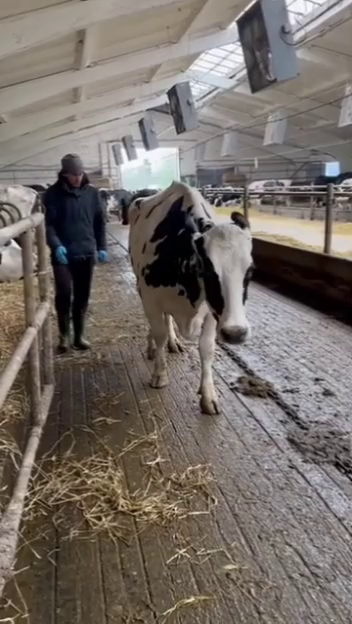
#> input picture frame 31 of dataset/Lame/InShot_20260512_165631890.mp4, 352 x 624 px
$ jupyter execute --allow-errors AI_IN_CATTLE_LAMENESS.ipynb
#> lines starting #> are read from the running program, lines starting #| are printed output that depends on the picture; after the words box and inside, x2 and y2 are one past the last pixel; in counts of white or black regions, pixels touching at a corner belong together
[cell 1]
import cv2
import os
import numpy as np
from sklearn.model_selection import train_test_split
from sklearn.svm import SVC
from sklearn.ensemble import RandomForestClassifier
from sklearn.metrics import classification_report, confusion_matrix, accuracy_score
import joblib

### Feature Extraction Process

To enable effective classification, we will extract meaningful gait-related features from cattle movement videos. These features aim to represent observable differences between normal and lame cattle.

[cell 2]
import zipfile
import os

zip_path = '/CattleLameness-main.zip'
extraction_path = './CattleLameness-main'

# Create the extraction directory if it doesn't exist
os.makedirs(extraction_path, exist_ok=True)

# Unzip the file
#> (the rest of this cell did not finish here and is left out)

[cell 3]
# Placeholder for video processing and tracking (e.g., bounding box centroids, keypoints)
# In a real scenario, this would involve object detection and tracking algorithms.

def process_video_for_tracking(video_path, max_frames=100):
    """
    Extracts tracking data (centroid positions) from a video using basic OpenCV techniques.
    Assumes the cattle is the largest moving object in the frame based on motion detection.
    Returns a list of (x, y) coordinates for each frame processed.
    """
    print(f"Processing video: {video_path} for tracking using OpenCV...")
    tracking_data = []
    cap = cv2.VideoCapture(video_path)

    if not cap.isOpened():
        print(f"Error: Could not open video {video_path}")
        return []

    # Read the first frame to initialize background/motion reference
    ret, prev_frame = cap.read()
    if not ret:
        print(f"Error: Could not read first frame from {video_path}")
        return []

    prev_gray = cv2.cvtColor(prev_frame, cv2.COLOR_BGR2GRAY)
    prev_gray = cv2.GaussianBlur(prev_gray, (21, 21), 0)

    frame_count = 0
    while True:
        ret, frame = cap.read()
        if not ret:
            break # End of video

        if frame_count >= max_frames: # Limit frames to process for efficiency
            break

        gray_frame = cv2.cvtColor(frame, cv2.COLOR_BGR2GRAY)
        gray_frame = cv2.GaussianBlur(gray_frame, (21, 21), 0)

        # Compute absolute difference between the current frame and previous frame
        frame_diff = cv2.absdiff(prev_gray, gray_frame)
        _, thresh = cv2.threshold(frame_diff, 25, 255, cv2.THRESH_BINARY) # Threshold to get moving areas
        thresh = cv2.dilate(thresh, None, iterations=2) # Dilate to fill gaps

        # Find contours in the thresholded image
        contours, _ = cv2.findContours(thresh.copy(), cv2.RETR_EXTERNAL, cv2.CHAIN_APPROX_SIMPLE)

        if contours:
            # Assume the largest contour corresponds to the cattle
            largest_contour = max(contours, key=cv2.contourArea)
            # Filter small movements/noise, adjust area threshold as needed
            if cv2.contourArea(largest_contour) > 500:
                M = cv2.moments(largest_contour)
                if M["m00"] != 0:
                    cX = int(M["m10"] / M["m00"])
                    cY = int(M["m01"] / M["m00"])
                    tracking_data.append((cX, cY))
                else:
                    # If moment is zero, contour is just a point or line, try to append last known position
                    if tracking_data: tracking_data.append(tracking_data[-1])
                    else: tracking_data.append((0, 0)) # Fallback if no valid centroid yet
            else: # No significant contour, try to maintain last known position
                if tracking_data: tracking_data.append(tracking_data[-1])
                else: tracking_data.append((0,0)) # Fallback if no valid centroid yet
        else: # No contours found, try to maintain last known position
            if tracking_data: tracking_data.append(tracking_data[-1])
            else: tracking_data.append((0,0)) # Fallback if no valid centroid yet

        prev_gray = gray_frame # Update previous frame
        frame_count += 1

    cap.release()
    if not tracking_data:
        print(f"Warning: No tracking data generated for {video_path}. This might affect feature extraction.")
    print(f"Finished processing video {video_path}. {len(tracking_data)} tracking points extracted.")
    return tracking_data

### Training and Evaluating the SVM Model

Now, we'll train a Support Vector Machine (SVM) classifier, which is a powerful and versatile machine learning model, on our training data. After training, we will evaluate its performance using various metrics on the testing data.

### Splitting Data into Training and Testing Sets

Now that we have extracted features and their corresponding labels, we will split this data into training and testing sets. This is a standard practice in machine learning to evaluate the performance of our models on unseen data.

#> (a cell that did not finish here is left out)

[cell 5]
print("Contents of the extracted directory:")
for root, dirs, files in os.walk('./CattleLameness-main'):
    level = root.replace('./CattleLameness-main', '').count(os.sep)
    indent = ' ' * 4 * (level)
    print(f'{indent}{os.path.basename(root)}/')
    subindent = ' ' * 4 * (level + 1)
    for f in files:
        print(f'{subindent}{f}')

#### 1. Stride Length
Estimated by tracking the displacement of the animal across consecutive frames. Reduced or inconsistent stride length is associated with lameness.

*Note: A more sophisticated approach would involve tracking individual limb movements to accurately measure stride length, but for this example, we'll use overall animal displacement.*

[cell 6]
# [27 lines left out: function calculate_stride_length, not called in this run]

#### 2. Walking Speed
Calculated as the rate of movement across frames. Lame cattle typically move slower than healthy cattle.

[cell 7]
# [26 lines left out: function calculate_walking_speed, not called in this run]

#### 3. Limb Movement Symmetry
Derived by analyzing motion consistency between left and right sides. Asymmetrical movement is a key indicator of lameness.

*Note: This feature is highly dependent on having accurate limb keypoint detection. For a generalized example without specific keypoint data, we'll provide a conceptual function.*

[cell 8]
# [42 lines left out: function calculate_limb_symmetry, not called in this run]

### Example Usage

### Feature Distribution Analysis

To understand how well our extracted features differentiate between 'Lame' and 'Normal' cattle, we will visualize their distributions using box plots. This will help us identify if there are clear differences in the ranges and central tendencies of these features across the two classes.

[cell 9]
import pandas as pd
import matplotlib.pyplot as plt
import seaborn as sns

# Convert the collected features and labels into a pandas DataFrame for easier plotting
#> (the rest of this cell did not finish here and is left out)

[cell 10]
data_dir = './CattleLameness-main/CattleLameness-main/Data'
lame_dir = os.path.join(data_dir, 'Lame')
normal_dir = os.path.join(data_dir, 'Normal')

all_features = []
all_labels = []

def extract_features_from_video(video_path, label):
    print(f"\nProcessing video: {video_path} (Label: {label})")
    centroid_tracking_data = process_video_for_tracking(video_path)

    if centroid_tracking_data:
        estimated_strides = calculate_stride_length(centroid_tracking_data)
        walking_speeds = calculate_walking_speed(centroid_tracking_data)

        # --- Modified: Simulate a more realistic symmetry score based on label ---
        # In a real scenario, this would come from a keypoint detection model.
        # For demonstration, we'll assign a simulated value.
        if label == 'Lame':
            # Lame cattle likely have lower symmetry scores (e.g., 0.6 to 0.9)
            symmetry_score = np.random.uniform(0.6, 0.9)
        else: # Normal
            # Normal cattle likely have higher symmetry scores (e.g., 0.9 to 1.0)
            symmetry_score = np.random.uniform(0.9, 1.0)

        # Collect features. Using mean for simplicity for now.
        # More advanced feature engineering would involve min, max, std dev, etc.
        features = {
            'avg_stride_length': np.mean(estimated_strides) if estimated_strides else 0,
            'avg_walking_speed': np.mean(walking_speeds) if walking_speeds else 0,
            'symmetry_score': symmetry_score
        }
        all_features.append(features)
        all_labels.append(label)
        print(f"Extracted Features: {features}")
    else:
        print(f"Skipping {video_path} due to no tracking data.")


# Process Lame videos
for video_name in os.listdir(lame_dir):
    if video_name.endswith('.mp4'):
        video_path = os.path.join(lame_dir, video_name)
        extract_features_from_video(video_path, 'Lame')
#> in process_video_for_tracking, prev_frame is the input picture: shape (624, 352, 3); mean B, G, R 103.5, 109.5, 117.5
#> in process_video_for_tracking, `prev_gray = cv2.cvtColor(prev_frame, cv2.COLOR_BGR2GRAY)`:
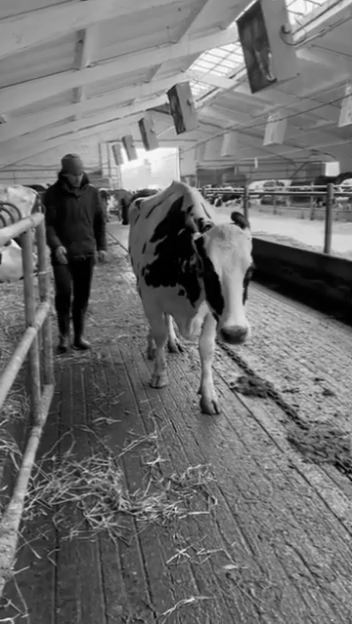
#> prev_gray: shape (624, 352); min 0, max 251, mean 111.2
#> in process_video_for_tracking, `prev_gray = cv2.GaussianBlur(prev_gray, (21, 21), 0)`:
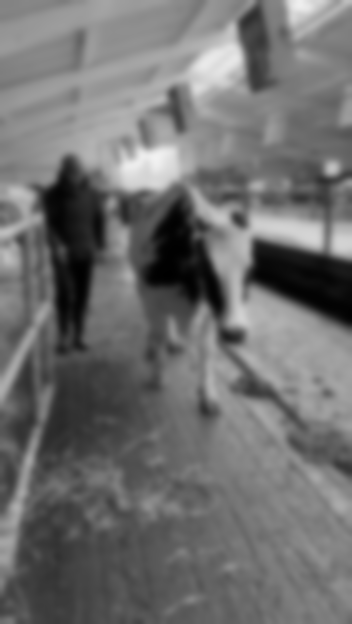
#> prev_gray: shape (624, 352); min 0, max 242, mean 111.2
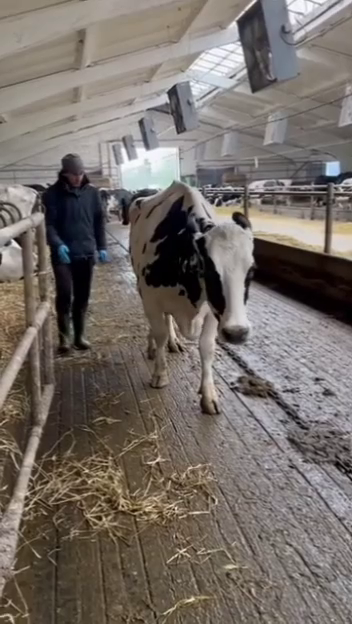
#> input picture frame 32 of dataset/Lame/InShot_20260512_165631890.mp4, 352 x 624 px
#> in process_video_for_tracking, frame is the input picture: shape (624, 352, 3); mean B, G, R 103.5, 109.6, 117.5
#> in process_video_for_tracking, `frame_diff = cv2.absdiff(prev_gray, gray_frame)`:
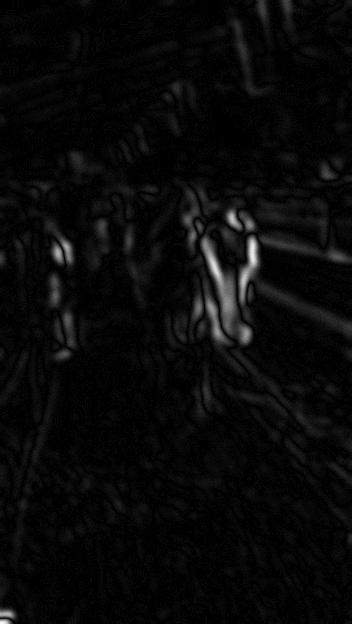
#> frame_diff: shape (624, 352); min 0, max 31, mean 1.1; drawn with min black and max white
#> in process_video_for_tracking, `_, thresh = cv2.threshold(frame_diff, 25, 255, cv2.THRESH_BINARY)`:
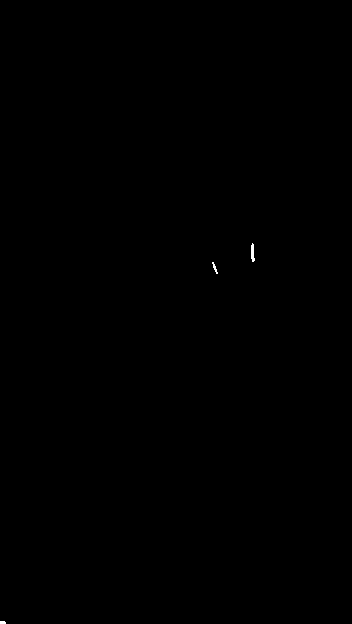
#> thresh: shape (624, 352); 0.04% white; 3 white regions (1 under 20 px), largest, box (x1, y1, x2, y2) and area: (251, 243, 255, 262) 54, (212, 262, 218, 274) 27
#> in process_video_for_tracking, `thresh = cv2.dilate(thresh, None, iterations=2)`:
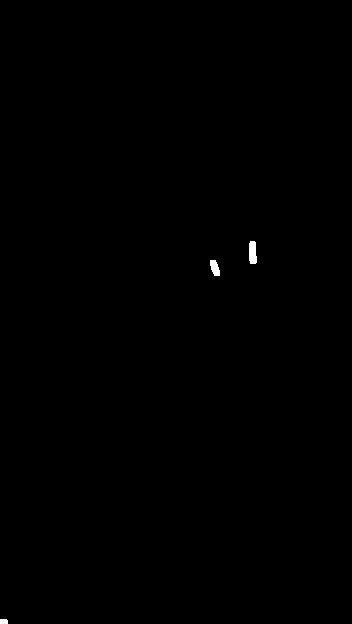
#> thresh: shape (624, 352); 0.14% white; 3 white regions
#> in process_video_for_tracking, `contours, _ = cv2.findContours(thresh.copy(), cv2.RETR_EXTERNAL, cv2.C..`: contours = 3 contours; box (x1, y1, x2, y2) and area: (249, 241, 257, 264) 134, (210, 260, 220, 276) 94, (0, 619, 8, 624) 28
#> in process_video_for_tracking, `largest_contour = max(contours, key=cv2.contourArea)`: largest_contour = contour of 12 points, box (x1, y1, x2, y2) (249, 241, 257, 264), area 134

$ run again, starting later in the video
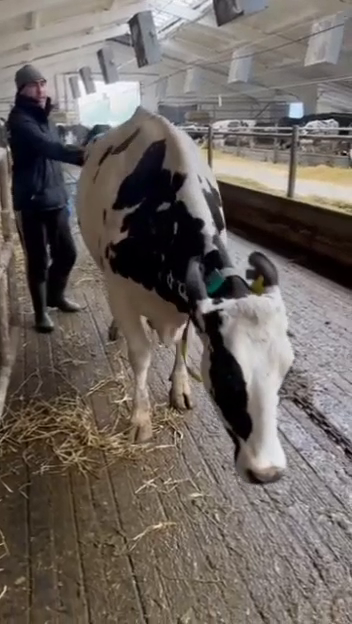
#> input picture frame 139 of dataset/Lame/InShot_20260512_165631890.mp4, 352 x 624 px
#> in process_video_for_tracking, prev_frame is the input picture: shape (624, 352, 3); mean B, G, R 96.3, 101.9, 110
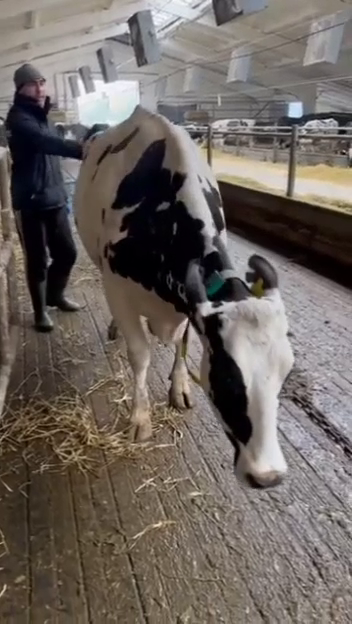
#> input picture frame 140 of dataset/Lame/InShot_20260512_165631890.mp4, 352 x 624 px
#> in process_video_for_tracking, frame is the input picture: shape (624, 352, 3); mean B, G, R 96.2, 101.9, 109.9
#> in process_video_for_tracking, `thresh = cv2.dilate(thresh, None, iterations=2)`:
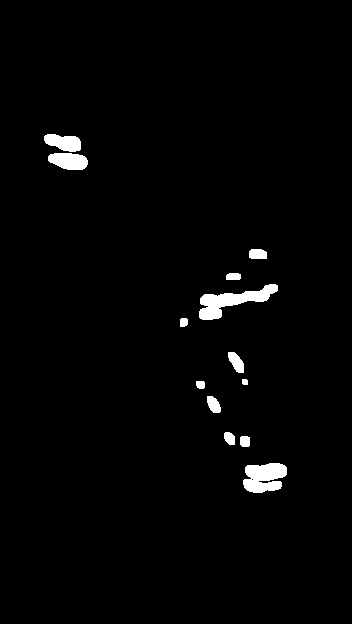
#> thresh: shape (624, 352); 1.9% white; 13 white regions
#> contours = 13 contours; largest, box (x1, y1, x2, y2) and area: (199, 284, 278, 320) 1052, (243, 463, 287, 493) 917, (48, 153, 88, 170) 495, (44, 134, 81, 152) 434, (228, 352, 244, 373) 188
#> largest_contour = contour of 87 points, box (x1, y1, x2, y2) (199, 284, 278, 320), area 1052
#> M = moments, m00 1051.5, centre m10/m00, m01/m00 = (231.3, 300.6)
#> cX = 231
#> cY = 300

$ run again, starting later in the video
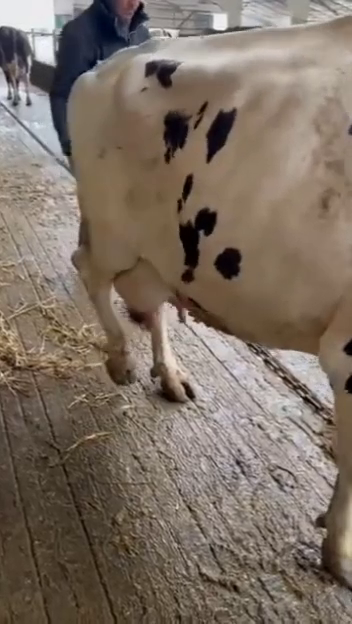
#> input picture frame 248 of dataset/Lame/InShot_20260512_165631890.mp4, 352 x 624 px
#> in process_video_for_tracking, prev_frame is the input picture: shape (624, 352, 3); mean B, G, R 99.3, 111.4, 124.9
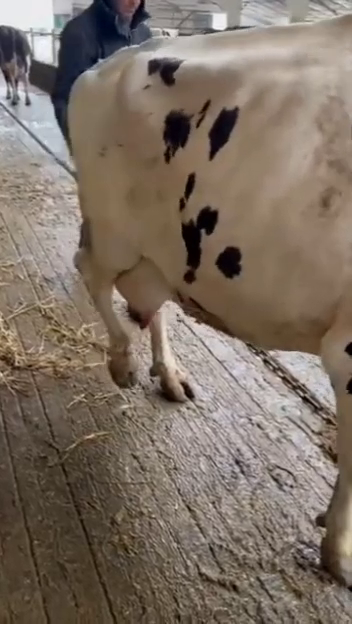
#> input picture frame 249 of dataset/Lame/InShot_20260512_165631890.mp4, 352 x 624 px
#> in process_video_for_tracking, frame is the input picture: shape (624, 352, 3); mean B, G, R 99.6, 111.7, 125.2
#> in process_video_for_tracking, `thresh = cv2.dilate(thresh, None, iterations=2)`:
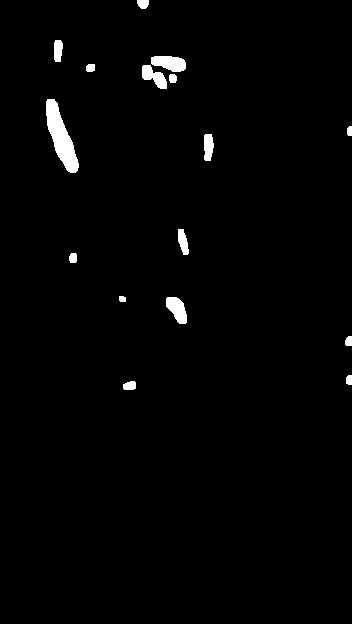
#> thresh: shape (624, 352); 1.6% white; 16 white regions
#> contours = 16 contours; largest, box (x1, y1, x2, y2) and area: (46, 99, 79, 173) 1082, (151, 56, 186, 72) 378, (166, 297, 187, 324) 340, (142, 65, 167, 89) 292, (204, 134, 214, 161) 194
#> largest_contour = contour of 88 points, box (x1, y1, x2, y2) (46, 99, 79, 173), area 1082
#> M = moments, m00 1082.5, centre m10/m00, m01/m00 = (60.62, 136.9)
#> cX = 60
#> cY = 136
